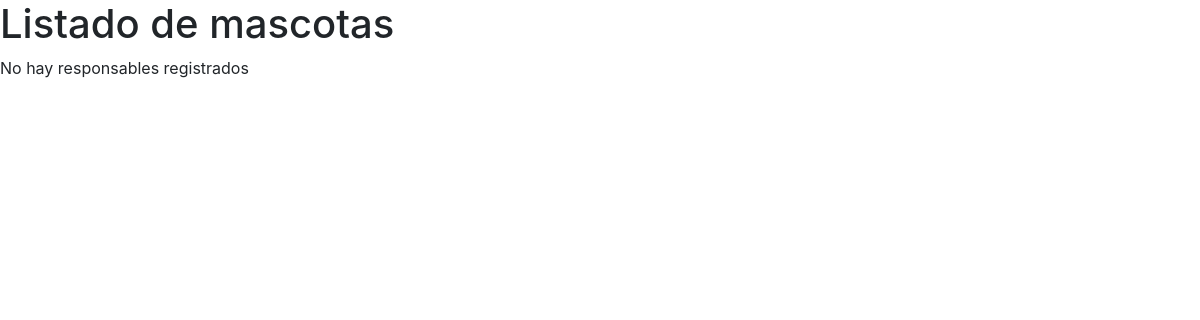
/mascotasListado.php, run on an earlier commit of the app's database.
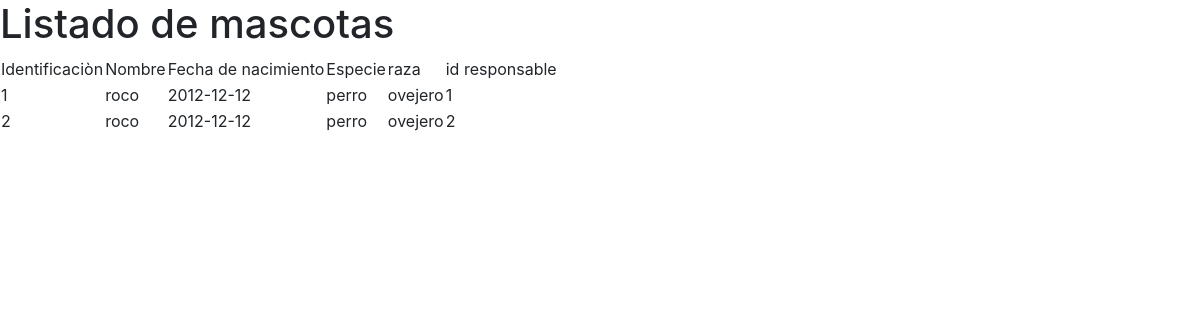
And on a later commit of the database.
### tables this page shows
CREATE TABLE `mascota` (
  `id_mascota` int(11) NOT NULL,
  `nombre` text NOT NULL,
  `fnacimiento` date NOT NULL,
  `especie` text NOT NULL,
  `raza` text NOT NULL,
  `id_responsable` int(11) NOT NULL
);

### mascotasListado.php (the view, shortened to what this page needs)
<!DOCTYPE html>
<html lang="en">
<head>
  <link rel="stylesheet" href="https://cdn.jsdelivr.net/npm/bootstrap@4.3.1/dist/css/bootstrap.min.css">
</head>
<body>
  <h1>Listado de mascotas</h1>
  <?php
    include("conexion.php");
    $sql = "SELECT * FROM mascota";
    $res = mysqli_query($con, $sql);
    $cant = mysqli_num_rows($res);
    if ($cant > 0) {
  ?>
  <table style="table">
    <tr>
      <td>Identificaciòn</td>
      <td>Nombre</td>
      <td>Fecha de nacimiento</td>
      <td>Especie</td>
      <td>raza</td>
      <td>id responsable</td>
    <tr>
  <?php
      while($vec=mysqli_fetch_array($res)) {
        echo "<tr>
        <td> $vec[0]</td>
        <td> $vec[1]</td>
        <td> $vec[2]</td>
        <td> $vec[3]</td>
        <td> $vec[4]</td>
        <td>$vec[5]</td>
        <tr>";
      }
      echo "</table>";
    }
    else {
      echo "<p>No hay responsables registrados</p>";
    }
  ?>
</body>
</html>

What changed in the data, as far as the page shows it:
added mascota: id_mascota "1", nombre "roco", fnacimiento "2012-12-12", especie "perro", raza "ovejero", id_responsable "1"
added mascota: id_mascota "2", nombre "roco", fnacimiento "2012-12-12", especie "perro", raza "ovejero", id_responsable "2"
Also different on the page:
text no longer shown: "No hay responsables registrados"
text now shown: "Identificaciòn Nombre Fecha de nacimiento Especie raza id responsable"
